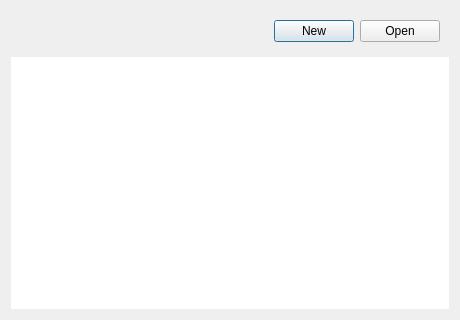
<?xml version="1.0" encoding="UTF-8"?>
<ui version="4.0">
 <class>ProjectSelector</class>
 <widget class="QDialog" name="ProjectSelector">
  <property name="geometry">
   <rect>
    <x>0</x>
    <y>0</y>
    <width>460</width>
    <height>320</height>
   </rect>
  </property>
  <property name="minimumSize">
   <size>
    <width>400</width>
    <height>300</height>
   </size>
  </property>
  <property name="windowTitle">
   <string>Start Baram</string>
  </property>
  <layout class="QVBoxLayout" name="verticalLayout">
   <item>
    <widget class="QWidget" name="widget" native="true">
     <layout class="QHBoxLayout" name="horizontalLayout">
      <item>
       <spacer name="horizontalSpacer">
        <property name="orientation">
         <enum>Qt::Horizontal</enum>
        </property>
        <property name="sizeHint" stdset="0">
         <size>
          <width>199</width>
          <height>20</height>
         </size>
        </property>
       </spacer>
      </item>
      <item>
       <widget class="QPushButton" name="newCase">
        <property name="text">
         <string>New</string>
        </property>
       </widget>
      </item>
      <item>
       <widget class="QPushButton" name="open">
        <property name="text">
         <string>Open</string>
        </property>
       </widget>
      </item>
     </layout>
    </widget>
   </item>
   <item>
    <widget class="QListWidget" name="recentCases">
     <property name="frameShape">
      <enum>QFrame::NoFrame</enum>
     </property>
     <property name="itemAlignment">
      <set>Qt::AlignTop</set>
     </property>
    </widget>
   </item>
  </layout>
 </widget>
 <resources/>
 <connections/>
</ui>
